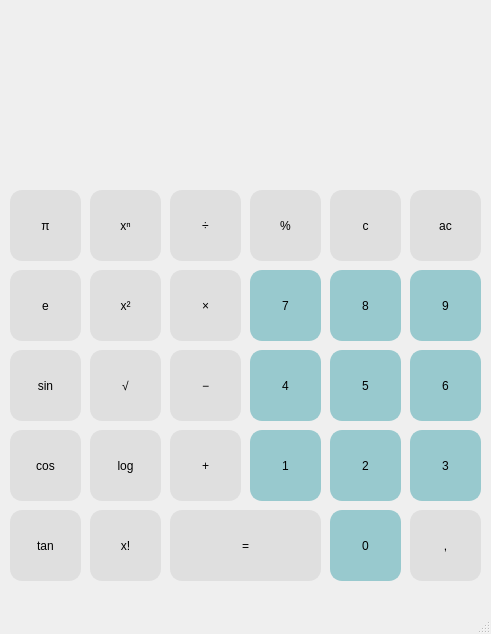
<?xml version="1.0" encoding="UTF-8"?>
<ui version="4.0">
 <class>MainWindow</class>
 <widget class="QMainWindow" name="MainWindow">
  <property name="geometry">
   <rect>
    <x>0</x>
    <y>0</y>
    <width>491</width>
    <height>634</height>
   </rect>
  </property>
  <property name="windowTitle">
   <string>Fitutubies calculator</string>
  </property>
  <widget class="QWidget" name="centralwidget">
   <widget class="QPushButton" name="pushButton_tan">
    <property name="geometry">
     <rect>
      <x>10</x>
      <y>510</y>
      <width>71</width>
      <height>71</height>
     </rect>
    </property>
    <property name="styleSheet">
     <string notr="true">QPushButton {
    border: 2px solid rgb(223, 223, 223);
    border-radius: 12px;
    background-color: rgb(223, 223, 223);
}

QPushButton:pressed {
    background-color: qlineargradient(x1: 0, y1: 0, x2: 0, y2: 1,
                                      stop: 0 #dadbde, stop: 1 #f6f7fa);
}

QPushButton:flat {
    border: none; /* no border for a flat push button */
}

QPushButton:default {
    border-color: navy; /* make the default button prominent */
}</string>
    </property>
    <property name="text">
     <string>tan</string>
    </property>
   </widget>
   <widget class="QPushButton" name="pushButton_point">
    <property name="geometry">
     <rect>
      <x>410</x>
      <y>510</y>
      <width>71</width>
      <height>71</height>
     </rect>
    </property>
    <property name="styleSheet">
     <string notr="true">QPushButton {
    border: 2px solid rgb(223, 223, 223);
    border-radius: 12px;
    background-color: rgb(223, 223, 223);
}

QPushButton:pressed {
    background-color: qlineargradient(x1: 0, y1: 0, x2: 0, y2: 1,
                                      stop: 0 #dadbde, stop: 1 #f6f7fa);
}

QPushButton:flat {
    border: none; /* no border for a flat push button */
}

QPushButton:default {
    border-color: navy; /* make the default button prominent */
}</string>
    </property>
    <property name="text">
     <string>,</string>
    </property>
   </widget>
   <widget class="QPushButton" name="pushButton_0">
    <property name="geometry">
     <rect>
      <x>330</x>
      <y>510</y>
      <width>71</width>
      <height>71</height>
     </rect>
    </property>
    <property name="styleSheet">
     <string notr="true">QPushButton {
    border: 2px solid rgb(152, 201, 206);
    border-radius: 12px;
    background-color: rgb(152, 201, 206);
}

QPushButton:pressed {
    background-color: qlineargradient(x1: 0, y1: 0, x2: 0, y2: 1,
                                      stop: 0 #dadbde, stop: 1 #f6f7fa);
}

QPushButton:flat {
    border: none; /* no border for a flat push button */
}

QPushButton:default {
    border-color: navy; /* make the default button prominent */
}</string>
    </property>
    <property name="text">
     <string>0</string>
    </property>
   </widget>
   <widget class="QPushButton" name="pushButton_equals">
    <property name="geometry">
     <rect>
      <x>170</x>
      <y>510</y>
      <width>151</width>
      <height>71</height>
     </rect>
    </property>
    <property name="styleSheet">
     <string notr="true">QPushButton {
    border: 2px solid rgb(223, 223, 223);
    border-radius: 12px;
    background-color: rgb(223, 223, 223);
}

QPushButton:pressed {
    background-color: qlineargradient(x1: 0, y1: 0, x2: 0, y2: 1,
                                      stop: 0 #dadbde, stop: 1 #f6f7fa);
}

QPushButton:flat {
    border: none; /* no border for a flat push button */
}

QPushButton:default {
    border-color: navy; /* make the default button prominent */
}</string>
    </property>
    <property name="text">
     <string>=</string>
    </property>
   </widget>
   <widget class="QPushButton" name="pushButton_factorial">
    <property name="geometry">
     <rect>
      <x>90</x>
      <y>510</y>
      <width>71</width>
      <height>71</height>
     </rect>
    </property>
    <property name="styleSheet">
     <string notr="true">QPushButton {
    border: 2px solid rgb(223, 223, 223);
    border-radius: 12px;
    background-color: rgb(223, 223, 223);
}

QPushButton:pressed {
    background-color: qlineargradient(x1: 0, y1: 0, x2: 0, y2: 1,
                                      stop: 0 #dadbde, stop: 1 #f6f7fa);
}

QPushButton:flat {
    border: none; /* no border for a flat push button */
}

QPushButton:default {
    border-color: navy; /* make the default button prominent */
}</string>
    </property>
    <property name="text">
     <string>x!</string>
    </property>
   </widget>
   <widget class="QPushButton" name="pushButton_cos">
    <property name="geometry">
     <rect>
      <x>10</x>
      <y>430</y>
      <width>71</width>
      <height>71</height>
     </rect>
    </property>
    <property name="styleSheet">
     <string notr="true">QPushButton {
    border: 2px solid rgb(223, 223, 223);
    border-radius: 12px;
    background-color: rgb(223, 223, 223);
}

QPushButton:pressed {
    background-color: qlineargradient(x1: 0, y1: 0, x2: 0, y2: 1,
                                      stop: 0 #dadbde, stop: 1 #f6f7fa);
}

QPushButton:flat {
    border: none; /* no border for a flat push button */
}

QPushButton:default {
    border-color: navy; /* make the default button prominent */
}</string>
    </property>
    <property name="text">
     <string>cos</string>
    </property>
   </widget>
   <widget class="QPushButton" name="pushButton_log">
    <property name="geometry">
     <rect>
      <x>90</x>
      <y>430</y>
      <width>71</width>
      <height>71</height>
     </rect>
    </property>
    <property name="styleSheet">
     <string notr="true">QPushButton {
    border: 2px solid rgb(223, 223, 223);
    border-radius: 12px;
    background-color: rgb(223, 223, 223);
}

QPushButton:pressed {
    background-color: qlineargradient(x1: 0, y1: 0, x2: 0, y2: 1,
                                      stop: 0 #dadbde, stop: 1 #f6f7fa);
}

QPushButton:flat {
    border: none; /* no border for a flat push button */
}

QPushButton:default {
    border-color: navy; /* make the default button prominent */
}</string>
    </property>
    <property name="text">
     <string>log</string>
    </property>
   </widget>
   <widget class="QPushButton" name="pushButton_addition">
    <property name="geometry">
     <rect>
      <x>170</x>
      <y>430</y>
      <width>71</width>
      <height>71</height>
     </rect>
    </property>
    <property name="styleSheet">
     <string notr="true">QPushButton {
    border: 2px solid rgb(223, 223, 223);
    border-radius: 12px;
    background-color: rgb(223, 223, 223);
}

QPushButton:pressed {
    background-color: qlineargradient(x1: 0, y1: 0, x2: 0, y2: 1,
                                      stop: 0 #dadbde, stop: 1 #f6f7fa);
}

QPushButton:flat {
    border: none; /* no border for a flat push button */
}

QPushButton:default {
    border-color: navy; /* make the default button prominent */
}</string>
    </property>
    <property name="text">
     <string>+</string>
    </property>
   </widget>
   <widget class="QPushButton" name="pushButton_1">
    <property name="geometry">
     <rect>
      <x>250</x>
      <y>430</y>
      <width>71</width>
      <height>71</height>
     </rect>
    </property>
    <property name="styleSheet">
     <string notr="true">QPushButton {
    border: 2px solid rgb(152, 201, 206);
    border-radius: 12px;
    background-color: rgb(152, 201, 206)
}

QPushButton:pressed {
    background-color: qlineargradient(x1: 0, y1: 0, x2: 0, y2: 1,
                                      stop: 0 #dadbde, stop: 1 #f6f7fa);
}

QPushButton:flat {
    border: none; /* no border for a flat push button */
}

QPushButton:default {
    border-color: navy; /* make the default button prominent */
}</string>
    </property>
    <property name="text">
     <string>1</string>
    </property>
   </widget>
   <widget class="QPushButton" name="pushButton_2">
    <property name="geometry">
     <rect>
      <x>330</x>
      <y>430</y>
      <width>71</width>
      <height>71</height>
     </rect>
    </property>
    <property name="styleSheet">
     <string notr="true">QPushButton {
    border: 2px solid rgb(152, 201, 206);
    border-radius: 12px;
    background-color: rgb(152, 201, 206)
}

QPushButton:pressed {
    background-color: qlineargradient(x1: 0, y1: 0, x2: 0, y2: 1,
                                      stop: 0 #dadbde, stop: 1 #f6f7fa);
}

QPushButton:flat {
    border: none; /* no border for a flat push button */
}

QPushButton:default {
    border-color: navy; /* make the default button prominent */
}</string>
    </property>
    <property name="text">
     <string>2</string>
    </property>
   </widget>
   <widget class="QPushButton" name="pushButton_3">
    <property name="geometry">
     <rect>
      <x>410</x>
      <y>430</y>
      <width>71</width>
      <height>71</height>
     </rect>
    </property>
    <property name="styleSheet">
     <string notr="true">QPushButton {
    border: 2px solid rgb(152, 201, 206);
    border-radius: 12px;
    background-color: rgb(152, 201, 206)
}

QPushButton:pressed {
    background-color: qlineargradient(x1: 0, y1: 0, x2: 0, y2: 1,
                                      stop: 0 #dadbde, stop: 1 #f6f7fa);
}

QPushButton:flat {
    border: none; /* no border for a flat push button */
}

QPushButton:default {
    border-color: navy; /* make the default button prominent */
}</string>
    </property>
    <property name="text">
     <string>3</string>
    </property>
   </widget>
   <widget class="QPushButton" name="pushButton_6">
    <property name="geometry">
     <rect>
      <x>410</x>
      <y>350</y>
      <width>71</width>
      <height>71</height>
     </rect>
    </property>
    <property name="styleSheet">
     <string notr="true">QPushButton {
    border: 2px solid rgb(152, 201, 206);
    border-radius: 12px;
    background-color: rgb(152, 201, 206)
}

QPushButton:pressed {
    background-color: qlineargradient(x1: 0, y1: 0, x2: 0, y2: 1,
                                      stop: 0 #dadbde, stop: 1 #f6f7fa);
}

QPushButton:flat {
    border: none; /* no border for a flat push button */
}

QPushButton:default {
    border-color: navy; /* make the default button prominent */
}</string>
    </property>
    <property name="text">
     <string>6</string>
    </property>
   </widget>
   <widget class="QPushButton" name="pushButton_5">
    <property name="geometry">
     <rect>
      <x>330</x>
      <y>350</y>
      <width>71</width>
      <height>71</height>
     </rect>
    </property>
    <property name="styleSheet">
     <string notr="true">QPushButton {
    border: 2px solid rgb(152, 201, 206);
    border-radius: 12px;
    background-color: rgb(152, 201, 206)
}

QPushButton:pressed {
    background-color: qlineargradient(x1: 0, y1: 0, x2: 0, y2: 1,
                                      stop: 0 #dadbde, stop: 1 #f6f7fa);
}

QPushButton:flat {
    border: none; /* no border for a flat push button */
}

QPushButton:default {
    border-color: navy; /* make the default button prominent */
}</string>
    </property>
    <property name="text">
     <string>5</string>
    </property>
   </widget>
   <widget class="QPushButton" name="pushButton_4">
    <property name="geometry">
     <rect>
      <x>250</x>
      <y>350</y>
      <width>71</width>
      <height>71</height>
     </rect>
    </property>
    <property name="styleSheet">
     <string notr="true">QPushButton {
    border: 2px solid rgb(152, 201, 206);
    border-radius: 12px;
    background-color: rgb(152, 201, 206)
}

QPushButton:pressed {
    background-color: qlineargradient(x1: 0, y1: 0, x2: 0, y2: 1,
                                      stop: 0 #dadbde, stop: 1 #f6f7fa);
}

QPushButton:flat {
    border: none; /* no border for a flat push button */
}

QPushButton:default {
    border-color: navy; /* make the default button prominent */
}</string>
    </property>
    <property name="text">
     <string>4</string>
    </property>
   </widget>
   <widget class="QPushButton" name="pushButton_subtraction">
    <property name="geometry">
     <rect>
      <x>170</x>
      <y>350</y>
      <width>71</width>
      <height>71</height>
     </rect>
    </property>
    <property name="styleSheet">
     <string notr="true">QPushButton {
    border: 2px solid rgb(223, 223, 223);
    border-radius: 12px;
    background-color: rgb(223, 223, 223);
}

QPushButton:pressed {
    background-color: qlineargradient(x1: 0, y1: 0, x2: 0, y2: 1,
                                      stop: 0 #dadbde, stop: 1 #f6f7fa);
}

QPushButton:flat {
    border: none; /* no border for a flat push button */
}

QPushButton:default {
    border-color: navy; /* make the default button prominent */
}</string>
    </property>
    <property name="text">
     <string>&#8722;</string>
    </property>
   </widget>
   <widget class="QPushButton" name="pushButton_sqrt">
    <property name="geometry">
     <rect>
      <x>90</x>
      <y>350</y>
      <width>71</width>
      <height>71</height>
     </rect>
    </property>
    <property name="styleSheet">
     <string notr="true">QPushButton {
    border: 2px solid rgb(223, 223, 223);
    border-radius: 12px;
    background-color: rgb(223, 223, 223);
}

QPushButton:pressed {
    background-color: qlineargradient(x1: 0, y1: 0, x2: 0, y2: 1,
                                      stop: 0 #dadbde, stop: 1 #f6f7fa);
}

QPushButton:flat {
    border: none; /* no border for a flat push button */
}

QPushButton:default {
    border-color: navy; /* make the default button prominent */
}</string>
    </property>
    <property name="text">
     <string>&#8730;</string>
    </property>
   </widget>
   <widget class="QPushButton" name="pushButton_sin">
    <property name="geometry">
     <rect>
      <x>10</x>
      <y>350</y>
      <width>71</width>
      <height>71</height>
     </rect>
    </property>
    <property name="styleSheet">
     <string notr="true">QPushButton {
    border: 2px solid rgb(223, 223, 223);
    border-radius: 12px;
    background-color: rgb(223, 223, 223);
}

QPushButton:pressed {
    background-color: qlineargradient(x1: 0, y1: 0, x2: 0, y2: 1,
                                      stop: 0 #dadbde, stop: 1 #f6f7fa);
}

QPushButton:flat {
    border: none; /* no border for a flat push button */
}

QPushButton:default {
    border-color: navy; /* make the default button prominent */
}</string>
    </property>
    <property name="text">
     <string>sin</string>
    </property>
   </widget>
   <widget class="QPushButton" name="pushButton_e">
    <property name="geometry">
     <rect>
      <x>10</x>
      <y>270</y>
      <width>71</width>
      <height>71</height>
     </rect>
    </property>
    <property name="styleSheet">
     <string notr="true">QPushButton {
    border: 2px solid rgb(223, 223, 223);
    border-radius: 12px;
    background-color: rgb(223, 223, 223);
}

QPushButton:pressed {
    background-color: qlineargradient(x1: 0, y1: 0, x2: 0, y2: 1,
                                      stop: 0 #dadbde, stop: 1 #f6f7fa);
}

QPushButton:flat {
    border: none; /* no border for a flat push button */
}

QPushButton:default {
    border-color: navy; /* make the default button prominent */
}</string>
    </property>
    <property name="text">
     <string>e</string>
    </property>
   </widget>
   <widget class="QPushButton" name="pushButton_square">
    <property name="geometry">
     <rect>
      <x>90</x>
      <y>270</y>
      <width>71</width>
      <height>71</height>
     </rect>
    </property>
    <property name="styleSheet">
     <string notr="true">QPushButton {
    border: 2px solid rgb(223, 223, 223);
    border-radius: 12px;
    background-color: rgb(223, 223, 223);
}

QPushButton:pressed {
    background-color: qlineargradient(x1: 0, y1: 0, x2: 0, y2: 1,
                                      stop: 0 #dadbde, stop: 1 #f6f7fa);
}

QPushButton:flat {
    border: none; /* no border for a flat push button */
}

QPushButton:default {
    border-color: navy; /* make the default button prominent */
}</string>
    </property>
    <property name="text">
     <string>x&#178;</string>
    </property>
   </widget>
   <widget class="QPushButton" name="pushButton_mulitplication">
    <property name="geometry">
     <rect>
      <x>170</x>
      <y>270</y>
      <width>71</width>
      <height>71</height>
     </rect>
    </property>
    <property name="styleSheet">
     <string notr="true">QPushButton {
    border: 2px solid rgb(223, 223, 223);
    border-radius: 12px;
    background-color: rgb(223, 223, 223);
}

QPushButton:pressed {
    background-color: qlineargradient(x1: 0, y1: 0, x2: 0, y2: 1,
                                      stop: 0 #dadbde, stop: 1 #f6f7fa);
}

QPushButton:flat {
    border: none; /* no border for a flat push button */
}

QPushButton:default {
    border-color: navy; /* make the default button prominent */
}</string>
    </property>
    <property name="text">
     <string>&#215;</string>
    </property>
    <property name="autoDefault">
     <bool>false</bool>
    </property>
    <property name="flat">
     <bool>false</bool>
    </property>
   </widget>
   <widget class="QPushButton" name="pushButton_7">
    <property name="geometry">
     <rect>
      <x>250</x>
      <y>270</y>
      <width>71</width>
      <height>71</height>
     </rect>
    </property>
    <property name="styleSheet">
     <string notr="true">QPushButton {
    border: 2px solid rgb(152, 201, 206);
    border-radius: 12px;
    background-color: rgb(152, 201, 206)
}

QPushButton:pressed {
    background-color: qlineargradient(x1: 0, y1: 0, x2: 0, y2: 1,
                                      stop: 0 #dadbde, stop: 1 #f6f7fa);
}

QPushButton:flat {
    border: none; /* no border for a flat push button */
}

QPushButton:default {
    border-color: navy; /* make the default button prominent */
}</string>
    </property>
    <property name="text">
     <string>7</string>
    </property>
   </widget>
   <widget class="QPushButton" name="pushButton_8">
    <property name="geometry">
     <rect>
      <x>330</x>
      <y>270</y>
      <width>71</width>
      <height>71</height>
     </rect>
    </property>
    <property name="styleSheet">
     <string notr="true">QPushButton {
    border: 2px solid rgb(152, 201, 206);
    border-radius: 12px;
    background-color: rgb(152, 201, 206)
}

QPushButton:pressed {
    background-color: qlineargradient(x1: 0, y1: 0, x2: 0, y2: 1,
                                      stop: 0 #dadbde, stop: 1 #f6f7fa);
}

QPushButton:flat {
    border: none; /* no border for a flat push button */
}

QPushButton:default {
    border-color: navy; /* make the default button prominent */
}</string>
    </property>
    <property name="text">
     <string>8</string>
    </property>
   </widget>
   <widget class="QPushButton" name="pushButton_9">
    <property name="geometry">
     <rect>
      <x>410</x>
      <y>270</y>
      <width>71</width>
      <height>71</height>
     </rect>
    </property>
    <property name="styleSheet">
     <string notr="true">QPushButton {
    border: 2px rgb(152, 201, 206);
    border-radius: 12px;
    background-color: rgb(152, 201, 206)
}

QPushButton:pressed {
    background-color: qlineargradient(x1: 0, y1: 0, x2: 0, y2: 1,
                                      stop: 0 #dadbde, stop: 1 #f6f7fa);
}

QPushButton:flat {
    border: none; /* no border for a flat push button */
}

QPushButton:default {
    border-color: navy; /* make the default button prominent */
}</string>
    </property>
    <property name="text">
     <string>9</string>
    </property>
   </widget>
   <widget class="QPushButton" name="pushButton_pi">
    <property name="geometry">
     <rect>
      <x>10</x>
      <y>190</y>
      <width>71</width>
      <height>71</height>
     </rect>
    </property>
    <property name="styleSheet">
     <string notr="true">QPushButton {
    border: 2px solid rgb(223, 223, 223);
    border-radius: 12px;
    background-color: rgb(223, 223, 223);
}

QPushButton:pressed {
    background-color: qlineargradient(x1: 0, y1: 0, x2: 0, y2: 1,
                                      stop: 0 #dadbde, stop: 1 #f6f7fa);
}

QPushButton:flat {
    border: none; /* no border for a flat push button */
}

QPushButton:default {
    border-color: navy; /* make the default button prominent */
}</string>
    </property>
    <property name="text">
     <string>&#960;</string>
    </property>
   </widget>
   <widget class="QPushButton" name="pushButton_power">
    <property name="geometry">
     <rect>
      <x>90</x>
      <y>190</y>
      <width>71</width>
      <height>71</height>
     </rect>
    </property>
    <property name="styleSheet">
     <string notr="true">QPushButton {
    border: 2px solid rgb(223, 223, 223);
    border-radius: 12px;
    background-color: rgb(223, 223, 223);
}

QPushButton:pressed {
    background-color: qlineargradient(x1: 0, y1: 0, x2: 0, y2: 1,
                                      stop: 0 #dadbde, stop: 1 #f6f7fa);
}

QPushButton:flat {
    border: none; /* no border for a flat push button */
}

QPushButton:default {
    border-color: navy; /* make the default button prominent */
}</string>
    </property>
    <property name="text">
     <string>x&#8319;</string>
    </property>
   </widget>
   <widget class="QPushButton" name="pushButton_division">
    <property name="geometry">
     <rect>
      <x>170</x>
      <y>190</y>
      <width>71</width>
      <height>71</height>
     </rect>
    </property>
    <property name="styleSheet">
     <string notr="true">QPushButton {
    border: 2px solid rgb(223, 223, 223);
    border-radius: 12px;
    background-color: rgb(223, 223, 223);
}

QPushButton:pressed {
    background-color: qlineargradient(x1: 0, y1: 0, x2: 0, y2: 1,
                                      stop: 0 #dadbde, stop: 1 #f6f7fa);
}

QPushButton:flat {
    border: none; /* no border for a flat push button */
}

QPushButton:default {
    border-color: navy; /* make the default button prominent */
}</string>
    </property>
    <property name="text">
     <string>&#247;</string>
    </property>
   </widget>
   <widget class="QPushButton" name="pushButton_modulus">
    <property name="geometry">
     <rect>
      <x>250</x>
      <y>190</y>
      <width>71</width>
      <height>71</height>
     </rect>
    </property>
    <property name="styleSheet">
     <string notr="true">QPushButton {
    border: 2px solid rgb(223, 223, 223);
    border-radius: 12px;
    background-color: rgb(223, 223, 223);
}

QPushButton:pressed {
    background-color: qlineargradient(x1: 0, y1: 0, x2: 0, y2: 1,
                                      stop: 0 #dadbde, stop: 1 #f6f7fa);
}

QPushButton:flat {
    border: none; /* no border for a flat push button */
}

QPushButton:default {
    border-color: navy; /* make the default button prominent */
}</string>
    </property>
    <property name="text">
     <string>%</string>
    </property>
   </widget>
   <widget class="QPushButton" name="pushButton_c">
    <property name="geometry">
     <rect>
      <x>330</x>
      <y>190</y>
      <width>71</width>
      <height>71</height>
     </rect>
    </property>
    <property name="styleSheet">
     <string notr="true">QPushButton {
    border: 2px solid rgb(223, 223, 223);
    border-radius: 12px;
    background-color: rgb(223, 223, 223);
}

QPushButton:pressed {
    background-color: qlineargradient(x1: 0, y1: 0, x2: 0, y2: 1,
                                      stop: 0 #dadbde, stop: 1 #f6f7fa);
}

QPushButton:flat {
    border: none; /* no border for a flat push button */
}

QPushButton:default {
    border-color: navy; /* make the default button prominent */
}</string>
    </property>
    <property name="text">
     <string>c</string>
    </property>
   </widget>
   <widget class="QPushButton" name="pushButton_ac">
    <property name="geometry">
     <rect>
      <x>410</x>
      <y>190</y>
      <width>71</width>
      <height>71</height>
     </rect>
    </property>
    <property name="styleSheet">
     <string notr="true">QPushButton {
    border: 2px solid rgb(223, 223, 223);
    border-radius: 12px;
    background-color: rgb(223, 223, 223);
}

QPushButton:pressed {
    background-color: qlineargradient(x1: 0, y1: 0, x2: 0, y2: 1,
                                      stop: 0 #dadbde, stop: 1 #f6f7fa);
}

QPushButton:flat {
    border: none; /* no border for a flat push button */
}

QPushButton:default {
    border-color: navy; /* make the default button prominent */
}</string>
    </property>
    <property name="text">
     <string>ac</string>
    </property>
   </widget>
   <widget class="QLabel" name="label">
    <property name="geometry">
     <rect>
      <x>20</x>
      <y>20</y>
      <width>451</width>
      <height>141</height>
     </rect>
    </property>
    <property name="text">
     <string/>
    </property>
   </widget>
  </widget>
  <widget class="QMenuBar" name="menubar">
   <property name="geometry">
    <rect>
     <x>0</x>
     <y>0</y>
     <width>491</width>
     <height>22</height>
    </rect>
   </property>
  </widget>
  <widget class="QStatusBar" name="statusbar"/>
 </widget>
 <resources/>
 <connections/>
</ui>
